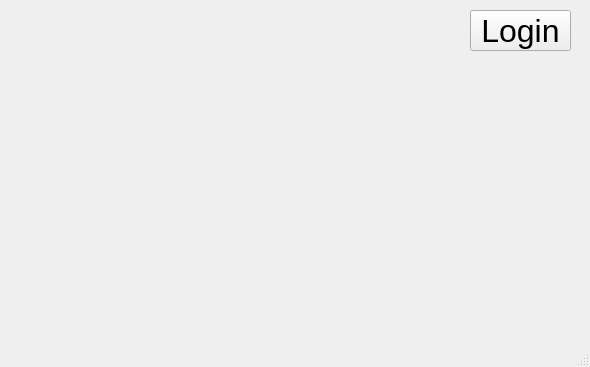
<?xml version="1.0" encoding="UTF-8"?>
<ui version="4.0">
 <class>MainWindow</class>
 <widget class="QMainWindow" name="MainWindow">
  <property name="geometry">
   <rect>
    <x>0</x>
    <y>0</y>
    <width>590</width>
    <height>367</height>
   </rect>
  </property>
  <property name="windowTitle">
   <string>MainWindow</string>
  </property>
  <widget class="QWidget" name="centralwidget">
   <widget class="QPushButton" name="Login">
    <property name="geometry">
     <rect>
      <x>470</x>
      <y>10</y>
      <width>101</width>
      <height>41</height>
     </rect>
    </property>
    <property name="maximumSize">
     <size>
      <width>301</width>
      <height>251</height>
     </size>
    </property>
    <property name="font">
     <font>
      <pointsize>24</pointsize>
     </font>
    </property>
    <property name="text">
     <string>Login</string>
    </property>
   </widget>
  </widget>
  <widget class="QMenuBar" name="menubar">
   <property name="geometry">
    <rect>
     <x>0</x>
     <y>0</y>
     <width>590</width>
     <height>23</height>
    </rect>
   </property>
  </widget>
  <widget class="QStatusBar" name="statusbar"/>
 </widget>
 <resources/>
 <connections/>
</ui>
